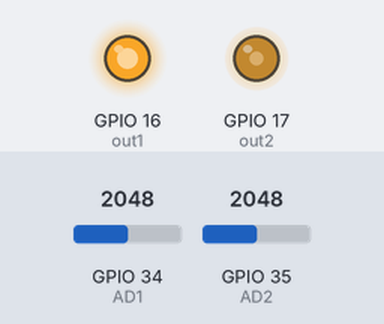
A program run on a simulated ESP32. Shown: output pins drawn as LEDs (lit = HIGH). Inputs (shaded band) come from the test bench; at power-on: GPIO 34 (AD1) = 2048, GPIO 35 (AD2) = 2048 (analog values on the 0–4095 scale). What the program prints to the serial monitor is not drawn.

Above: at 0.1 s.
Timing chart, 0 to 1.6 s (numbered marks = the images above):
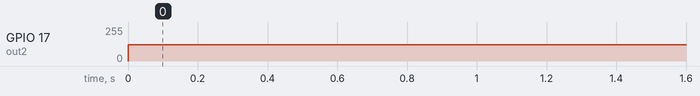

Measured:
- by itself, GPIO 17 (out2): 0/255 → 121/255 at 0.00 s

The program:

main.cpp
```cpp
#include <Arduino.h>
// the number of the LED pin
const int out1 = 16;  // 16 corresponds to GPIO16
const int out2 = 17;  // 16 corresponds to GPIO17
const int AD1 = 34;
const int AD2 = 35;

// setting PWM properties
const int freq = 40000;
const int Channel1 = 0;
const int Channel2 = 1;
const int resolution = 12;
float voltage1 = 10;
float voltage2 = 5;

int duty1 = 0;
int duty2 = 0;

// variable for storing analog input
float in1 = 0;
float in2 = 0;

 void dutyCycle(){
   duty1 = (voltage1*4095)/10.56;
   duty2 = (voltage2*4095)/10.56;
 }

void setup(){
  // configure LED PWM functionalitites
  ledcSetup(Channel1, freq, resolution);
  ledcSetup(Channel2, freq, resolution);

  analogReadResolution(12);

  // attach the channel to the GPIO to be controlled
  ledcAttachPin(out1, Channel1);
  ledcAttachPin(out2, Channel2);

  Serial.begin(115200);
}

void loop(){
  dutyCycle();
  ledcWrite(Channel1, duty1);
  ledcWrite(Channel2, duty2);

  in1 = (((float(analogRead(AD1)+218.54))/1253.2)-0.212)/0.234;
  in2 = (((float(analogRead(AD2)+218.54))/1253.2)-0.212)/0.234;
  delay(500);
  Serial.print("Input 1: ");
  Serial.print(analogRead(AD1));
   Serial.print("; ");
  Serial.println(in1);
  delay(500);
  Serial.print("Input 2: ");
  Serial.println(in2);
}
```
